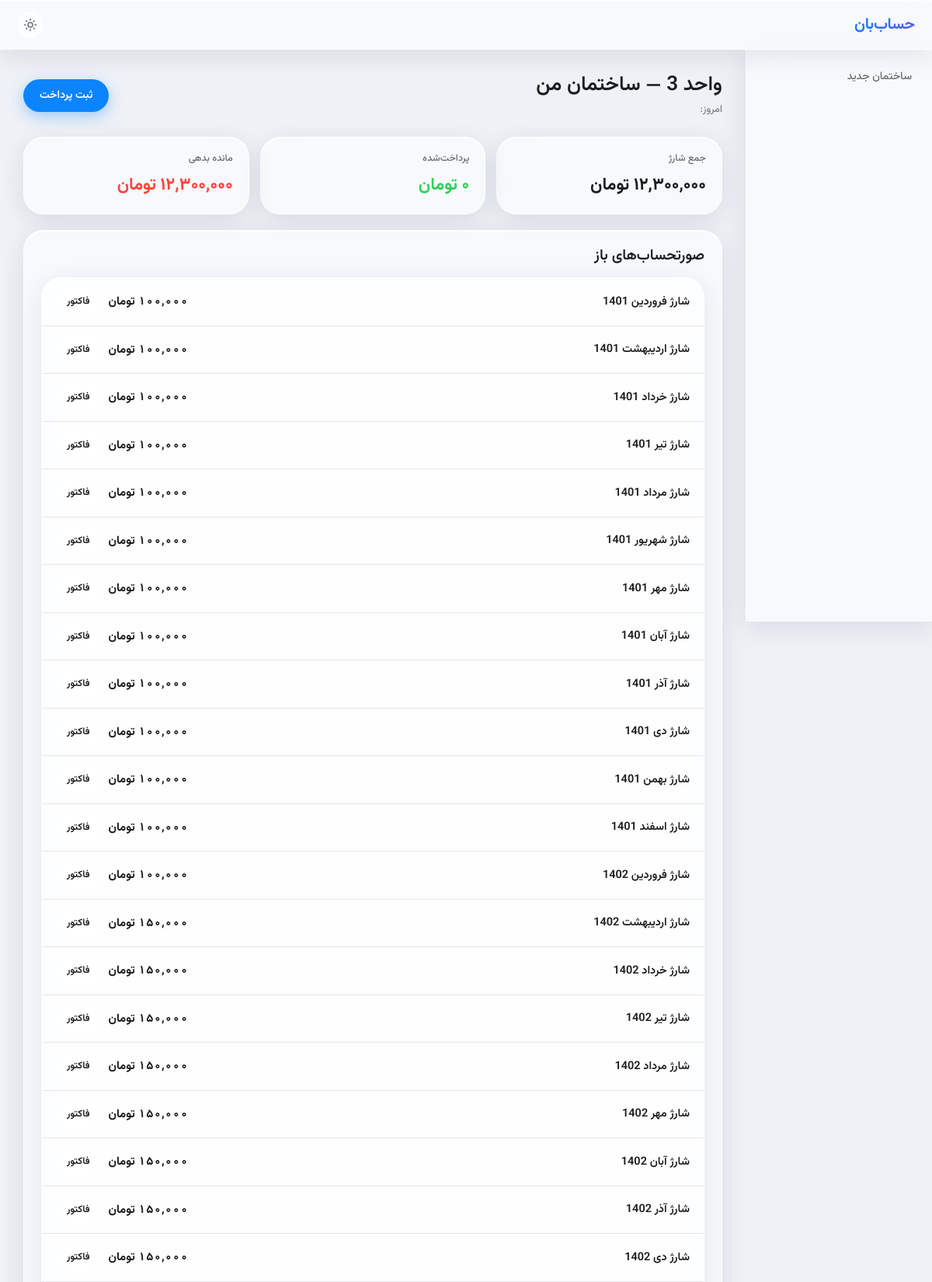
The app's page /payments/units/17/finance/ (upper part) with its own data.
### buildings/models.py (models this page shows, shortened)
class Unit(models.Model):
    building = models.ForeignKey(Building, on_delete=models.CASCADE, related_name="units")
    number = models.CharField(max_length=10)
    area = models.DecimalField(max_digits=8, decimal_places=2, default=0)
    parking_count = models.PositiveSmallIntegerField(default=0)
    storage_count = models.PositiveSmallIntegerField(default=0)
    class Meta:
        ordering = ["building", "number"]
        constraints = [
            models.UniqueConstraint(fields=["building", "number"], name="unique_unit_number_per_building"),
        ]
        indexes = [models.Index(fields=["building"])]

class Building(models.Model):
    name = models.CharField(max_length=120)
    address = models.CharField(max_length=250, blank=True)
    created_at = models.DateTimeField(auto_now_add=True)
    class Meta:
        ordering = ["name"]

### charges/models.py (models this page shows, shortened)
class Charge(models.Model):
    class Status(models.TextChoices):
        UNPAID = "unpaid", "پرداخت نشده"
        PARTIAL = "partial", "پرداخت جزئی"
        PAID = "paid", "پرداخت شده"
        CANCELLED = "cancelled", "ابطال شده"
    building = models.ForeignKey(Building, on_delete=models.CASCADE, related_name="charges")
    unit = models.ForeignKey(Unit, on_delete=models.CASCADE, related_name="charges")
    year = models.PositiveIntegerField()
    month = models.PositiveSmallIntegerField()
    total_amount = models.DecimalField(max_digits=14, decimal_places=2)
    status = models.CharField(max_length=10, choices=Status.choices, default=Status.UNPAID)
    created_at = models.DateTimeField(auto_now_add=True)
    class Meta:
        ordering = ["-year", "-month", "unit__number"]
        constraints = [
            models.UniqueConstraint(fields=["unit", "year", "month"], name="unique_billing_period_per_unit"),
        ]
        indexes = [
            models.Index(fields=["building", "year", "month"]),
            models.Index(fields=["unit", "status"]),
        ]

### payments/views.py (the view)
# urls.py: path("units/<int:pk>/finance/", views.unit_finance, name="unit_finance"),
def unit_finance(request, pk):
    unit = get_object_or_404(Unit.objects.select_related("building"), pk=pk)
    charged, paid, outstanding = unit_balance(unit)
    outstanding_items = [
        {
            "charge": charge,
            "remaining": due,
            "period_label_fa": f"{period_label(charge.year, charge.month)}",
        }
        for charge, due in outstanding_charges(unit)
    ]
    return render(request, "payments/unit_finance.html", {
        "unit": unit,
        "charged": charged,
        "paid": paid,
        "outstanding": outstanding,
        "outstanding_items": outstanding_items,
        "payments": unit.payments.all(),
        "today": jalali_today(),
    })

### buildings/jalali.py (called while the page is built)
def to_fa_digits(value):
    return str(value).translate(FA_DIGITS)

def jalali_today():
    return jdatetime.date.today().togregorian()

### buildings/templatetags/fa_tags.py (called while the page is built)
@register.filter
def money(value):
    if value in (None, ""):
        return ""
    try:
        quantized = Decimal(value).quantize(Decimal("1"))
    except Exception:
        return to_fa_digits(value)
    return to_fa_digits(f"{quantized:,}")

@register.filter
def toman(value):
    amount = money(value)
    return f"{amount} تومان" if amount != "" else ""

### charges/services.py (called while the page is built)
def period_label(year, month):
    return f"{JALALI_MONTHS[month - 1]} {year}"

### payments/services.py (called while the page is built)
def outstanding_charges(unit):
    charges = []
    for charge in unit.charges.exclude(status=Charge.Status.CANCELLED).order_by("year", "month", "id"):
        paid = charge.allocations.aggregate(total=Sum("amount"))["total"] or Decimal("0")
        due = charge.total_amount - paid
        if due > 0:
            charges.append((charge, due))
    return charges

def unit_balance(unit):
    qs = unit.charges.exclude(status=Charge.Status.CANCELLED)
    charged = qs.aggregate(total=Sum("total_amount"))["total"] or Decimal("0")
    paid = qs.aggregate(total=Sum("allocations__amount"))["total"] or Decimal("0")
    return charged, paid, charged - paid

### templates/payments/unit_finance.html (shortened to what this page needs)
{% extends "base.html" %}
{% load fa_tags %}
{% block content %}
<div class="page-head">
  <div>
    <h1>واحد {{ unit.number }} — {{ unit.building.name }}</h1>
    <p>امروز: {{ today }}</p>
  </div>
  <button class="btn btn-primary" hx-get="{% url 'payment_create' unit.pk %}" hx-target="#modal-content">ثبت پرداخت</button>
</div>
<div class="stat-grid">
  <div class="stat glass"><div class="stat-label">جمع شارژ</div><div class="stat-value">{{ charged|toman }}</div></div>
  <div class="stat glass"><div class="stat-label">پرداخت‌شده</div><div class="stat-value" style="color:var(--green)">{{ paid|toman }}</div></div>
  <div class="stat glass"><div class="stat-label">مانده بدهی</div><div class="stat-value {% if outstanding > 0 %}negative{% endif %}">{{ outstanding|toman }}</div></div>
</div>
<div class="card glass">
  <div class="card-title"><h2>صورتحساب‌های باز</h2></div>
  <div class="grouped glass">
    {% for item in outstanding_items %}
    <div class="row">
      <div class="row-main"><div class="row-title">شارژ {{ item.period_label_fa }}</div></div>
      <div class="row-side"><span class="num">{{ item.remaining|toman }}</span><a class="btn btn-sm" href="{% url 'charge_invoice_pdf' item.charge.pk %}" target="_blank">فاکتور</a></div>
    </div>
    {% empty %}
    <div class="empty">مانده‌ای وجود ندارد. ✅</div>
    {% endfor %}
  </div>
</div>
{% endblock %}

### static/css/app.css (style rules this page uses)
:root { --font: "Vazirmatn", system-ui, sans-serif; --accent: #0a84ff; --accent-soft: rgba(10, 132, 255, 0.14); --green: #30d158; --orange: #ff9f0a; --red: #ff453a; --radius-lg: 26px; --radius-md: 18px; --radius-sm: 14px; --radius-pill: 999px; --ease-spring: cubic-bezier(0.34, 1.36, 0.44, 1); --speed: 320ms; --page: #eef1f6; --page-glow-1: rgba(10, 132, 255, 0.10); --page-glow-2: rgba(94, 92, 230, 0.08); --glass-bg: rgba(255, 255, 255, 0.58); --glass-bg-strong: rgba(255, 255, 255, 0.78); --glass-border: rgba(255, 255, 255, 0.65); --glass-shadow: 0 8px 32px rgba(30, 41, 59, 0.10); --glass-highlight: inset 0 1px 0 rgba(255, 255, 255, 0.85); --ink: #1c1c1e; --ink-2: #6e6e73; --ink-3: #aeaeb2; --separator: rgba(60, 60, 67, 0.12); --field-bg: rgba(255, 255, 255, 0.55); }
* { box-sizing: border-box; }
body { margin: 0; font-family: var(--font); color: var(--ink); background: radial-gradient(60rem 40rem at 85% -10%, var(--page-glow-1), transparent 60%), radial-gradient(50rem 36rem at 0% 110%, var(--page-glow-2), transparent 60%), var(--page); background-attachment: fixed; min-height: 100vh; line-height: 1.8; font-size: 15px; }
a { color: inherit; text-decoration: none; }
h1, h2, h3 { margin: 0; font-weight: 600; line-height: 1.4; }
h1 { font-size: 26px; }
h2 { font-size: 19px; }
.glass { background: var(--glass-bg); -webkit-backdrop-filter: blur(22px) saturate(1.6); backdrop-filter: blur(22px) saturate(1.6); border: 1px solid var(--glass-border); box-shadow: var(--glass-shadow), var(--glass-highlight); }
.page-head { display: flex; align-items: center; justify-content: space-between; gap: 14px; margin-bottom: 22px; flex-wrap: wrap; }
.page-head p { margin: 2px 0 0; color: var(--ink-2); font-size: 13px; }
.card { border-radius: var(--radius-lg); padding: 20px 22px; margin-bottom: 20px; }
.card-title { display: flex; align-items: center; justify-content: space-between; margin-bottom: 14px; }
.stat-grid { display: grid; grid-template-columns: repeat(auto-fit, minmax(200px, 1fr)); gap: 14px; margin-bottom: 20px; }
.stat { border-radius: var(--radius-lg); padding: 16px 20px; }
.stat .stat-label { color: var(--ink-2); font-size: 12.5px; font-weight: 500; }
.stat .stat-value { font-size: 22px; font-weight: 700; margin-top: 4px; }
.stat .stat-value.negative { color: var(--red); }
.btn { display: inline-flex; align-items: center; justify-content: center; gap: 7px; border: 1px solid var(--glass-border); border-radius: var(--radius-pill); padding: 9px 20px; font-family: var(--font); font-size: 14px; font-weight: 600; color: var(--ink); cursor: pointer; background: var(--glass-bg); -webkit-backdrop-filter: blur(18px) saturate(1.5); backdrop-filter: blur(18px) saturate(1.5); box-shadow: var(--glass-highlight); transition: transform 160ms var(--ease-spring), filter 160ms; min-height: 38px; -webkit-tap-highlight-color: transparent; }
.btn-primary { background: var(--accent); border-color: transparent; color: #fff; box-shadow: 0 6px 18px rgba(10, 132, 255, 0.35); }
.btn-sm { padding: 5px 13px; font-size: 12.5px; min-height: 30px; }
.grouped { border-radius: var(--radius-lg); overflow: hidden; }
.row { display: flex; align-items: center; gap: 14px; padding: 13px 18px; border-bottom: 1px solid var(--separator); transition: background 160ms; }
.row .row-main { flex: 1; min-width: 0; }
.row .row-title { font-weight: 600; font-size: 14.5px; }
.row .row-side { display: flex; align-items: center; gap: 10px; white-space: nowrap; }
.num { font-weight: 700; font-variant-numeric: tabular-nums; }

### records on screen
Unit: building.name "ساختمان من"
Charge: period_label_fa "فروردین 1401", remaining|toman "۱۰۰,۰۰۰ تومان"
Charge: period_label_fa "اردیبهشت 1401", remaining|toman "۱۰۰,۰۰۰ تومان"
Charge: period_label_fa "خرداد 1401", remaining|toman "۱۰۰,۰۰۰ تومان"
Charge: period_label_fa "تیر 1401", remaining|toman "۱۰۰,۰۰۰ تومان"
Charge: period_label_fa "مرداد 1401", remaining|toman "۱۰۰,۰۰۰ تومان"
Charge: period_label_fa "شهریور 1401", remaining|toman "۱۰۰,۰۰۰ تومان"
Charge: period_label_fa "مهر 1401", remaining|toman "۱۰۰,۰۰۰ تومان"
Charge: period_label_fa "آبان 1401", remaining|toman "۱۰۰,۰۰۰ تومان"
Charge: period_label_fa "آذر 1401", remaining|toman "۱۰۰,۰۰۰ تومان"
Charge: period_label_fa "دی 1401", remaining|toman "۱۰۰,۰۰۰ تومان"
Charge: period_label_fa "بهمن 1401", remaining|toman "۱۰۰,۰۰۰ تومان"
Charge: period_label_fa "اسفند 1401", remaining|toman "۱۰۰,۰۰۰ تومان"
Charge: period_label_fa "فروردین 1402", remaining|toman "۱۰۰,۰۰۰ تومان"
Charge: period_label_fa "اردیبهشت 1402", remaining|toman "۱۵۰,۰۰۰ تومان"
Charge: period_label_fa "خرداد 1402", remaining|toman "۱۵۰,۰۰۰ تومان"
Charge: period_label_fa "تیر 1402", remaining|toman "۱۵۰,۰۰۰ تومان"
Charge: period_label_fa "مرداد 1402", remaining|toman "۱۵۰,۰۰۰ تومان"
Charge: period_label_fa "مهر 1402", remaining|toman "۱۵۰,۰۰۰ تومان"
Charge: period_label_fa "آبان 1402", remaining|toman "۱۵۰,۰۰۰ تومان"
Charge: period_label_fa "آذر 1402", remaining|toman "۱۵۰,۰۰۰ تومان"
Charge: period_label_fa "دی 1402", remaining|toman "۱۵۰,۰۰۰ تومان"

### other values on screen
{{ charged|toman }} "۱۲,۳۰۰,۰۰۰ تومان"
{{ paid|toman }} "۰ تومان"
{{ outstanding|toman }} "۱۲,۳۰۰,۰۰۰ تومان"
